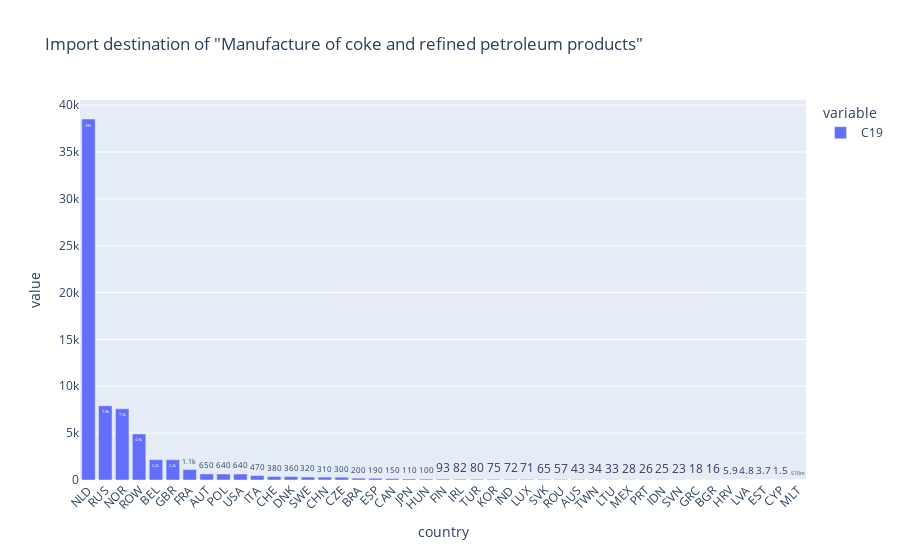

This figure's notebook cell:
### Code cell
fig1 = px.bar(a['C19'].sort_values(ascending=False),text_auto='.2s',
title='Import destination of "Manufacture of coke and refined petroleum products"')
fig1.update_traces(textfont_size=12, textangle=0, cliponaxis=False)
fig1.update_layout(xaxis_tickangle=-45)
fig1.show()

### Figure 1 — Plotly figure (JSON) as saved in the notebook; plotly's stock layout.template omitted (floating-point values rounded to 4 significant figures)
{"data": [{"alignmentgroup": "True", "cliponaxis": false, "hovertemplate": "variable=C19<br>country=%{x}<br>value=%{y}<extra></extra>", "legendgroup": "C19", "marker": {"color": "#636efa", "pattern": {"shape": ""}}, "name": "C19", "offsetgroup": "C19", "orientation": "v", "showlegend": true, "textangle": 0, "textfont": {"size": 12}, "textposition": "auto", "texttemplate": "%{y:.2s}", "type": "bar", "x": ["NLD", "RUS", "NOR", "ROW", "BEL", "GBR", "FRA", "AUT", "POL", "USA", "ITA", "CHE", "DNK", "SWE", "CHN", "CZE", "BRA", "ESP", "CAN", "JPN", "HUN", "FIN", "IRL", "TUR", "KOR", "IND", "LUX", "SVK", "ROU", "AUS", "TWN", "LTU", "MEX", "PRT", "IDN", "SVN", "GRC", "BGR", "HRV", "LVA", "EST", "CYP", "MLT"], "xaxis": "x", "y": [38520.0, 7923.0, 7591.0, 4916.0, 2175.0, 2164.0, 1120.0, 648.7, 643.0, 642.8, 473.6, 379.2, 363.8, 315.1, 309.7, 299.1, 197.1, 186.2, 152.4, 112.4, 100.5, 93.27, 81.77, 80.48, 74.74, 71.58, 70.88, 64.77, 56.8, 43.34, 33.91, 33.39, 28.49, 26.31, 24.79, 23.34, 17.93, 15.83, 5.901, 4.775, 3.689, 1.456, 0.5733], "yaxis": "y"}], "layout": {"barmode": "relative", "legend": {"title": {"text": "variable"}, "tracegroupgap": 0}, "title": {"text": "Import destination of \"Manufacture of coke and refined petroleum products\""}, "xaxis": {"anchor": "y", "domain": [0, 1], "tickangle": -45, "title": {"text": "country"}}, "yaxis": {"anchor": "x", "domain": [0, 1], "title": {"text": "value"}}}}
